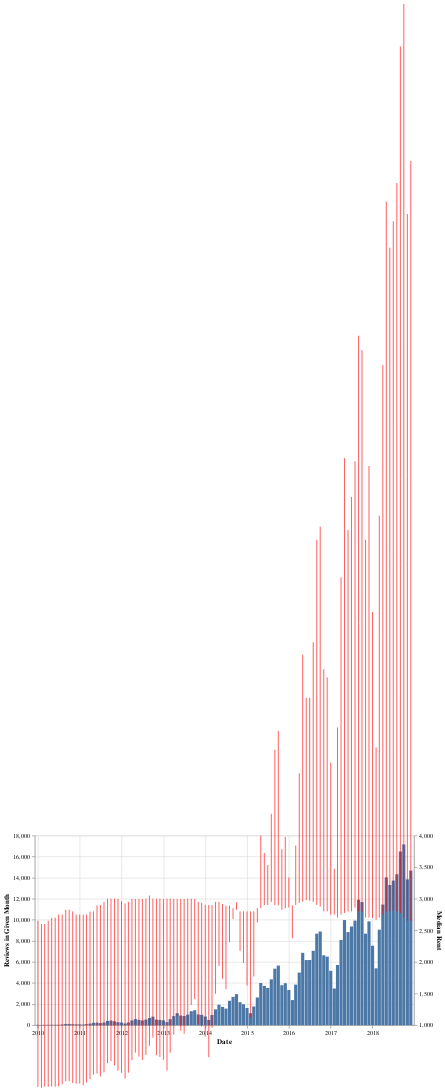

Source (notebook cell):
### Code cell
df = df_rent_regression.iloc[:,:20]
df['better_date'] = pd.to_datetime(df_rent_regression.cleaned_date.dt.strftime('%Y-%m')) #Altair is throwing a datetime fit
df = df.drop(columns=['cleaned_date', 'Date'])

metricOptions2 = df_rent_regression.neighbourhood_group_cleansed.unique()
input_dropdown2 = alt.binding_select(options=metricOptions2)
dropdown_selection2 = alt.selection_single(fields=['neighbourhood_group_cleansed'], bind=input_dropdown2, name='Borough', init={'neighbourhood_group_cleansed':'NYC'})

rent_columns = ['Median_Rent_Bronx', 'Median_Rent_Brooklyn', 'Median_Rent_Manhattan', 'Median_Rent_NYC', 'Median_Rent_Staten','Median_Rent_Queens']
select_box = alt.binding_select(options=rent_columns, name='Median_Rent')
sel = alt.selection_single(fields=['Median_Rent'], bind=select_box, init={'Median_Rent': 'Median_Rent_NYC'})

base = alt.Chart(df).encode(
    x=alt.X('better_date:T', title='Date')
)

bars = base.mark_bar().encode(
    y=alt.Y('total_reviews',title='Reviews in Given Month'))

line1 =  base.mark_line(color='red').transform_fold(
    rent_columns,
    as_=['Median_Rent', 'rent']
).transform_filter(
    sel  
).encode(
    alt.Y('rent:Q', title='Median Rent',  scale=alt.Scale(domain=[1000, 4000])),
    alt.Y2('total_reviews')
).add_selection(
    sel
)

alt.layer(bars, line1).add_selection(
        dropdown_selection2
    ).transform_filter(
        dropdown_selection2
    ).properties(
        width=600).resolve_scale(
        y = 'independent'
)

### Figure 1 — Vega-Lite specification as saved in the notebook (floating-point values rounded to 4 significant figures; data arrays with more than 128 entries replaced by an {"elided": "..."} marker saying what was removed)
{"usermeta": {"embedOptions": {"theme": "fivethirtyeight"}}, "config": {"view": {"continuousWidth": 400, "continuousHeight": 300}}, "layer": [{"mark": "bar", "encoding": {"x": {"type": "temporal", "field": "better_date", "title": "Date"}, "y": {"type": "quantitative", "field": "total_reviews", "title": "Reviews in Given Month"}}, "selection": {"Borough": {"type": "single", "fields": ["neighbourhood_group_cleansed"], "bind": {"input": "select", "options": ["Brooklyn", "Manhattan", "NYC", "Queens", "Staten Island", "Bronx"]}, "init": {"neighbourhood_group_cleansed": "NYC"}}}}, {"mark": {"type": "line", "color": "red"}, "encoding": {"x": {"type": "temporal", "field": "better_date", "title": "Date"}, "y": {"type": "quantitative", "field": "rent", "scale": {"domain": [1000, 4000]}, "title": "Median Rent"}, "y2": {"field": "total_reviews"}}, "selection": {"selector001": {"type": "single", "fields": ["Median_Rent"], "bind": {"input": "select", "options": ["Median_Rent_Bronx", "Median_Rent_Brooklyn", "Median_Rent_Manhattan", "Median_Rent_NYC", "Median_Rent_Staten", "Median_Rent_Queens"], "name": "Median_Rent"}, "init": {"Median_Rent": "Median_Rent_NYC"}}}, "transform": [{"fold": ["Median_Rent_Bronx", "Median_Rent_Brooklyn", "Median_Rent_Manhattan", "Median_Rent_NYC", "Median_Rent_Staten", "Median_Rent_Queens"], "as": ["Median_Rent", "rent"]}, {"filter": {"selection": "selector001"}}]}], "data": {"name": "data-1cfeb194c6f7b91c2b5d1bdb7c3701bc"}, "resolve": {"scale": {"y": "independent"}}, "transform": [{"filter": {"selection": "Borough"}}], "width": 600, "$schema": "https://vega.github.io/schema/vega-lite/v4.8.1.json", "datasets": {"data-1cfeb194c6f7b91c2b5d1bdb7c3701bc": {"elided": "612 records"}}}
